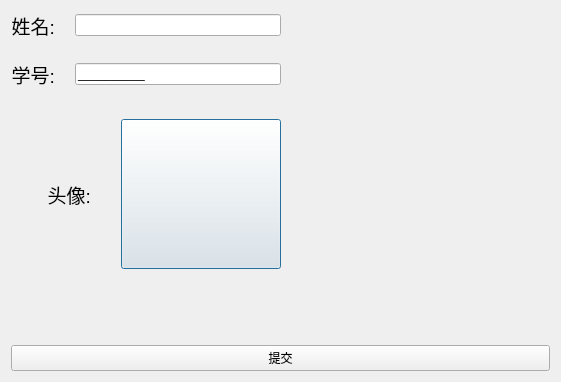
<?xml version="1.0" encoding="UTF-8"?>
<ui version="4.0">
 <class>TAddStudentDialog</class>
 <widget class="QDialog" name="TAddStudentDialog">
  <property name="geometry">
   <rect>
    <x>0</x>
    <y>0</y>
    <width>561</width>
    <height>382</height>
   </rect>
  </property>
  <property name="windowTitle">
   <string>添加学生</string>
  </property>
  <layout class="QVBoxLayout" name="verticalLayout_3">
   <item>
    <layout class="QVBoxLayout" name="verticalLayout_2">
     <property name="spacing">
      <number>30</number>
     </property>
     <item>
      <layout class="QVBoxLayout" name="verticalLayout">
       <property name="spacing">
        <number>20</number>
       </property>
       <item>
        <layout class="QHBoxLayout" name="horizontalLayout_4">
         <item>
          <layout class="QHBoxLayout" name="horizontalLayout">
           <item>
            <widget class="QLabel" name="label">
             <property name="font">
              <font>
               <pointsize>14</pointsize>
              </font>
             </property>
             <property name="text">
              <string>姓名:</string>
             </property>
             <property name="alignment">
              <set>Qt::AlignRight|Qt::AlignTrailing|Qt::AlignVCenter</set>
             </property>
            </widget>
           </item>
           <item>
            <widget class="QLineEdit" name="lineName"/>
           </item>
          </layout>
         </item>
         <item>
          <spacer name="horizontalSpacer">
           <property name="orientation">
            <enum>Qt::Horizontal</enum>
           </property>
           <property name="sizeHint" stdset="0">
            <size>
             <width>40</width>
             <height>20</height>
            </size>
           </property>
          </spacer>
         </item>
        </layout>
       </item>
       <item>
        <layout class="QHBoxLayout" name="horizontalLayout_5">
         <item>
          <layout class="QHBoxLayout" name="horizontalLayout_2">
           <item>
            <widget class="QLabel" name="label_2">
             <property name="font">
              <font>
               <pointsize>14</pointsize>
              </font>
             </property>
             <property name="text">
              <string>学号:</string>
             </property>
             <property name="alignment">
              <set>Qt::AlignRight|Qt::AlignTrailing|Qt::AlignVCenter</set>
             </property>
            </widget>
           </item>
           <item>
            <widget class="QLineEdit" name="lineNumber">
             <property name="inputMask">
              <string>0000000000;_</string>
             </property>
            </widget>
           </item>
          </layout>
         </item>
         <item>
          <spacer name="horizontalSpacer_2">
           <property name="orientation">
            <enum>Qt::Horizontal</enum>
           </property>
           <property name="sizeHint" stdset="0">
            <size>
             <width>40</width>
             <height>20</height>
            </size>
           </property>
          </spacer>
         </item>
        </layout>
       </item>
      </layout>
     </item>
     <item>
      <layout class="QHBoxLayout" name="horizontalLayout_6">
       <item>
        <layout class="QHBoxLayout" name="horizontalLayout_3" stretch="1,2">
         <item>
          <widget class="QLabel" name="label_3">
           <property name="font">
            <font>
             <pointsize>14</pointsize>
            </font>
           </property>
           <property name="text">
            <string>头像:</string>
           </property>
           <property name="alignment">
            <set>Qt::AlignRight|Qt::AlignTrailing|Qt::AlignVCenter</set>
           </property>
          </widget>
         </item>
         <item>
          <widget class="QPushButton" name="btnIcon">
           <property name="minimumSize">
            <size>
             <width>150</width>
             <height>150</height>
            </size>
           </property>
           <property name="font">
            <font>
             <bold>false</bold>
            </font>
           </property>
           <property name="focusPolicy">
            <enum>Qt::StrongFocus</enum>
           </property>
           <property name="contextMenuPolicy">
            <enum>Qt::DefaultContextMenu</enum>
           </property>
           <property name="layoutDirection">
            <enum>Qt::LeftToRight</enum>
           </property>
           <property name="text">
            <string/>
           </property>
           <property name="icon">
            <iconset resource="icon.qrc">
             <normaloff>:/icon/icon.png</normaloff>:/icon/icon.png</iconset>
           </property>
           <property name="iconSize">
            <size>
             <width>120</width>
             <height>120</height>
            </size>
           </property>
           <property name="autoExclusive">
            <bool>false</bool>
           </property>
           <property name="flat">
            <bool>false</bool>
           </property>
          </widget>
         </item>
        </layout>
       </item>
       <item>
        <spacer name="horizontalSpacer_3">
         <property name="orientation">
          <enum>Qt::Horizontal</enum>
         </property>
         <property name="sizeHint" stdset="0">
          <size>
           <width>40</width>
           <height>20</height>
          </size>
         </property>
        </spacer>
       </item>
      </layout>
     </item>
    </layout>
   </item>
   <item>
    <spacer name="verticalSpacer">
     <property name="orientation">
      <enum>Qt::Vertical</enum>
     </property>
     <property name="sizeHint" stdset="0">
      <size>
       <width>20</width>
       <height>81</height>
      </size>
     </property>
    </spacer>
   </item>
   <item>
    <widget class="QPushButton" name="btnCommite">
     <property name="text">
      <string>提交</string>
     </property>
    </widget>
   </item>
  </layout>
 </widget>
 <resources>
  <include location="icon.qrc"/>
 </resources>
 <connections/>
</ui>
